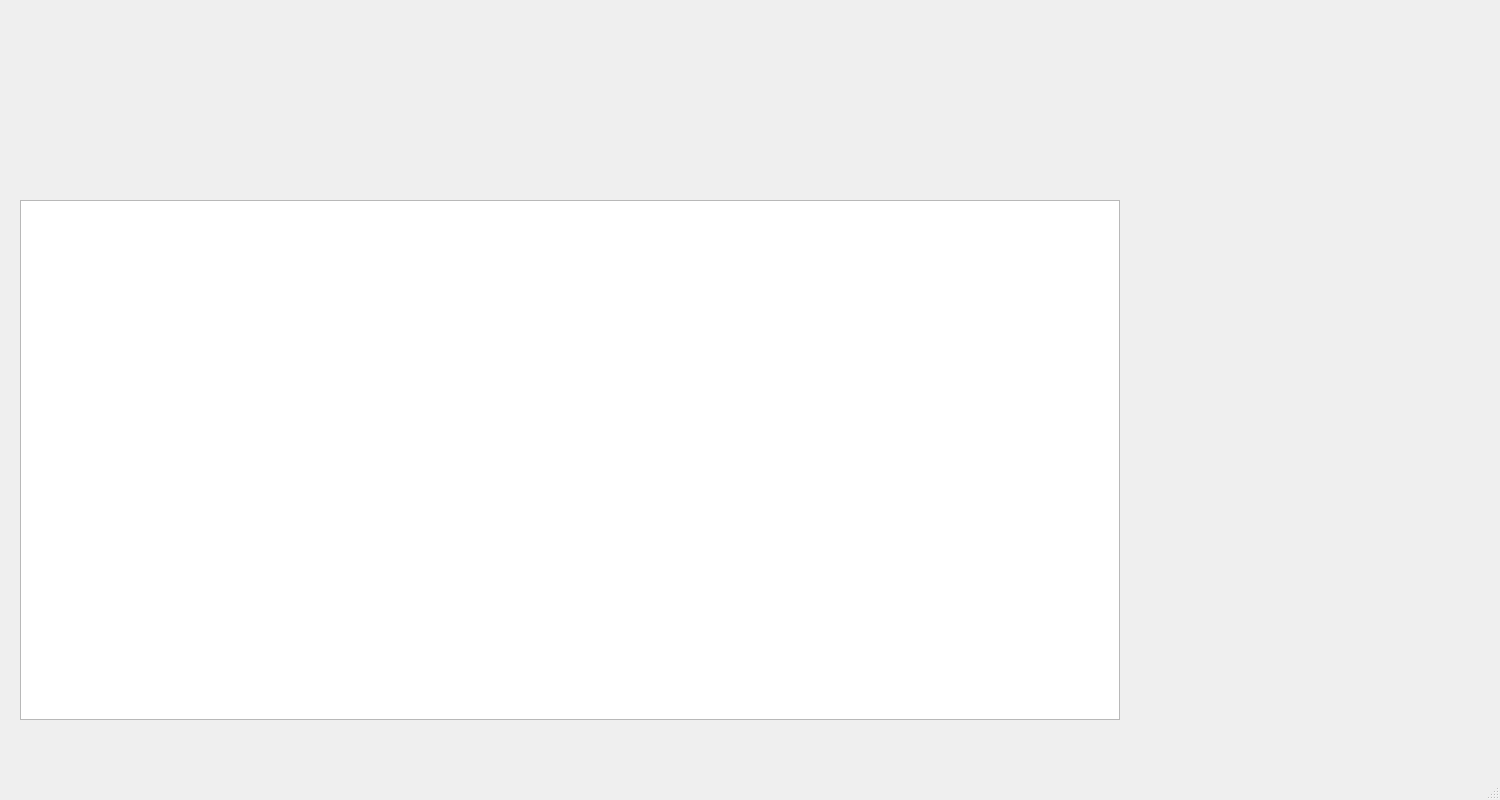
<?xml version="1.0" encoding="UTF-8"?>
<ui version="4.0">
 <class>MainWindowClient</class>
 <widget class="QMainWindow" name="MainWindowClient">
  <property name="geometry">
   <rect>
    <x>0</x>
    <y>0</y>
    <width>1500</width>
    <height>800</height>
   </rect>
  </property>
  <property name="windowTitle">
   <string>MainWindow</string>
  </property>
  <widget class="QWidget" name="centralwidget">
   <widget class="QTableView" name="tableView">
    <property name="geometry">
     <rect>
      <x>20</x>
      <y>200</y>
      <width>1100</width>
      <height>520</height>
     </rect>
    </property>
   </widget>
  </widget>
  <widget class="QMenuBar" name="menubar">
   <property name="geometry">
    <rect>
     <x>0</x>
     <y>0</y>
     <width>1500</width>
     <height>25</height>
    </rect>
   </property>
  </widget>
  <widget class="QStatusBar" name="statusbar"/>
 </widget>
 <resources/>
 <connections/>
</ui>
